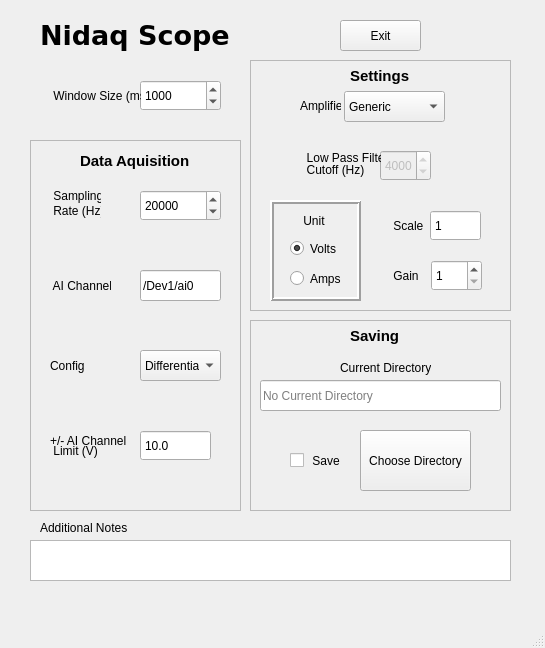
<?xml version="1.0" encoding="UTF-8"?>
<ui version="4.0">
 <class>MainWindow</class>
 <widget class="QMainWindow" name="MainWindow">
  <property name="enabled">
   <bool>true</bool>
  </property>
  <property name="geometry">
   <rect>
    <x>0</x>
    <y>0</y>
    <width>545</width>
    <height>648</height>
   </rect>
  </property>
  <property name="windowTitle">
   <string>MainWindow</string>
  </property>
  <property name="layoutDirection">
   <enum>Qt::LeftToRight</enum>
  </property>
  <widget class="QWidget" name="centralwidget">
   <widget class="QSpinBox" name="rate_spinner">
    <property name="geometry">
     <rect>
      <x>140</x>
      <y>190</y>
      <width>81</width>
      <height>31</height>
     </rect>
    </property>
    <property name="minimum">
     <number>500</number>
    </property>
    <property name="maximum">
     <number>1000000</number>
    </property>
    <property name="singleStep">
     <number>1000</number>
    </property>
    <property name="value">
     <number>20000</number>
    </property>
   </widget>
   <widget class="QLabel" name="label">
    <property name="geometry">
     <rect>
      <x>50</x>
      <y>180</y>
      <width>51</width>
      <height>31</height>
     </rect>
    </property>
    <property name="text">
     <string> Sampling</string>
    </property>
   </widget>
   <widget class="QSpinBox" name="window_size_spinner">
    <property name="geometry">
     <rect>
      <x>140</x>
      <y>80</y>
      <width>81</width>
      <height>31</height>
     </rect>
    </property>
    <property name="minimum">
     <number>100</number>
    </property>
    <property name="maximum">
     <number>10000000</number>
    </property>
    <property name="singleStep">
     <number>100</number>
    </property>
    <property name="value">
     <number>1000</number>
    </property>
   </widget>
   <widget class="QLabel" name="label_2">
    <property name="geometry">
     <rect>
      <x>50</x>
      <y>80</y>
      <width>91</width>
      <height>31</height>
     </rect>
    </property>
    <property name="text">
     <string> Window Size (ms)</string>
    </property>
   </widget>
   <widget class="QLabel" name="label_3">
    <property name="geometry">
     <rect>
      <x>50</x>
      <y>270</y>
      <width>61</width>
      <height>31</height>
     </rect>
    </property>
    <property name="text">
     <string> AI Channel</string>
    </property>
   </widget>
   <widget class="QLabel" name="label_4">
    <property name="geometry">
     <rect>
      <x>340</x>
      <y>360</y>
      <width>91</width>
      <height>16</height>
     </rect>
    </property>
    <property name="text">
     <string>Current Directory</string>
    </property>
   </widget>
   <widget class="QComboBox" name="config_combo">
    <property name="geometry">
     <rect>
      <x>140</x>
      <y>350</y>
      <width>81</width>
      <height>31</height>
     </rect>
    </property>
    <item>
     <property name="text">
      <string>Differential</string>
     </property>
    </item>
    <item>
     <property name="text">
      <string>NRSE</string>
     </property>
    </item>
    <item>
     <property name="text">
      <string>RSE</string>
     </property>
    </item>
   </widget>
   <widget class="QLabel" name="label_5">
    <property name="geometry">
     <rect>
      <x>50</x>
      <y>350</y>
      <width>71</width>
      <height>31</height>
     </rect>
    </property>
    <property name="text">
     <string>Config</string>
    </property>
   </widget>
   <widget class="QFrame" name="frame">
    <property name="geometry">
     <rect>
      <x>270</x>
      <y>200</y>
      <width>91</width>
      <height>101</height>
     </rect>
    </property>
    <property name="autoFillBackground">
     <bool>true</bool>
    </property>
    <property name="frameShape">
     <enum>QFrame::Box</enum>
    </property>
    <property name="frameShadow">
     <enum>QFrame::Raised</enum>
    </property>
    <property name="lineWidth">
     <number>2</number>
    </property>
    <property name="midLineWidth">
     <number>0</number>
    </property>
    <widget class="QLabel" name="label_6">
     <property name="geometry">
      <rect>
       <x>30</x>
       <y>10</y>
       <width>47</width>
       <height>21</height>
      </rect>
     </property>
     <property name="text">
      <string> Unit</string>
     </property>
    </widget>
    <widget class="QRadioButton" name="amps_radio">
     <property name="geometry">
      <rect>
       <x>20</x>
       <y>70</y>
       <width>82</width>
       <height>17</height>
      </rect>
     </property>
     <property name="text">
      <string>Amps</string>
     </property>
     <property name="checked">
      <bool>false</bool>
     </property>
     <property name="autoExclusive">
      <bool>true</bool>
     </property>
    </widget>
    <widget class="QRadioButton" name="volts_radio">
     <property name="geometry">
      <rect>
       <x>20</x>
       <y>40</y>
       <width>82</width>
       <height>17</height>
      </rect>
     </property>
     <property name="text">
      <string>Volts</string>
     </property>
     <property name="checked">
      <bool>true</bool>
     </property>
    </widget>
   </widget>
   <widget class="QLabel" name="label_8">
    <property name="geometry">
     <rect>
      <x>50</x>
      <y>430</y>
      <width>81</width>
      <height>21</height>
     </rect>
    </property>
    <property name="text">
     <string>+/- AI Channel</string>
    </property>
   </widget>
   <widget class="QSpinBox" name="gain_spinner">
    <property name="geometry">
     <rect>
      <x>431</x>
      <y>260</y>
      <width>51</width>
      <height>31</height>
     </rect>
    </property>
    <property name="buttonSymbols">
     <enum>QAbstractSpinBox::UpDownArrows</enum>
    </property>
    <property name="minimum">
     <number>1</number>
    </property>
    <property name="maximum">
     <number>1000000</number>
    </property>
    <property name="value">
     <number>1</number>
    </property>
   </widget>
   <widget class="QTextEdit" name="notes_box">
    <property name="geometry">
     <rect>
      <x>30</x>
      <y>540</y>
      <width>481</width>
      <height>41</height>
     </rect>
    </property>
    <property name="placeholderText" stdset="0">
     <string/>
    </property>
   </widget>
   <widget class="QLabel" name="label_9">
    <property name="geometry">
     <rect>
      <x>390</x>
      <y>210</y>
      <width>47</width>
      <height>31</height>
     </rect>
    </property>
    <property name="text">
     <string> Scale</string>
    </property>
   </widget>
   <widget class="QLabel" name="label_10">
    <property name="geometry">
     <rect>
      <x>390</x>
      <y>260</y>
      <width>47</width>
      <height>31</height>
     </rect>
    </property>
    <property name="text">
     <string> Gain</string>
    </property>
   </widget>
   <widget class="QLabel" name="label_11">
    <property name="geometry">
     <rect>
      <x>40</x>
      <y>520</y>
      <width>101</width>
      <height>16</height>
     </rect>
    </property>
    <property name="text">
     <string>Additional Notes</string>
    </property>
   </widget>
   <widget class="QComboBox" name="amplifier_box">
    <property name="geometry">
     <rect>
      <x>344</x>
      <y>91</y>
      <width>101</width>
      <height>31</height>
     </rect>
    </property>
    <item>
     <property name="text">
      <string>Generic</string>
     </property>
    </item>
    <item>
     <property name="text">
      <string>MultiClamp700</string>
     </property>
    </item>
    <item>
     <property name="text">
      <string>Axopatch200</string>
     </property>
    </item>
   </widget>
   <widget class="QLabel" name="label_7">
    <property name="geometry">
     <rect>
      <x>40</x>
      <y>20</y>
      <width>371</width>
      <height>31</height>
     </rect>
    </property>
    <property name="font">
     <font>
      <family>Verdana</family>
      <pointsize>20</pointsize>
      <weight>75</weight>
      <bold>true</bold>
     </font>
    </property>
    <property name="text">
     <string>Nidaq Scope</string>
    </property>
   </widget>
   <widget class="QLabel" name="label_13">
    <property name="geometry">
     <rect>
      <x>300</x>
      <y>90</y>
      <width>41</width>
      <height>31</height>
     </rect>
    </property>
    <property name="text">
     <string>Amplifier</string>
    </property>
   </widget>
   <widget class="QSpinBox" name="fc_box">
    <property name="enabled">
     <bool>false</bool>
    </property>
    <property name="geometry">
     <rect>
      <x>380</x>
      <y>150</y>
      <width>51</width>
      <height>31</height>
     </rect>
    </property>
    <property name="maximum">
     <number>100000</number>
    </property>
    <property name="singleStep">
     <number>1000</number>
    </property>
    <property name="value">
     <number>4000</number>
    </property>
   </widget>
   <widget class="QLabel" name="label_14">
    <property name="enabled">
     <bool>true</bool>
    </property>
    <property name="geometry">
     <rect>
      <x>300</x>
      <y>150</y>
      <width>81</width>
      <height>16</height>
     </rect>
    </property>
    <property name="text">
     <string>  Low Pass Filter</string>
    </property>
   </widget>
   <widget class="QLabel" name="label_15">
    <property name="enabled">
     <bool>true</bool>
    </property>
    <property name="geometry">
     <rect>
      <x>300</x>
      <y>160</y>
      <width>81</width>
      <height>20</height>
     </rect>
    </property>
    <property name="text">
     <string>  Cutoff (Hz)</string>
    </property>
   </widget>
   <widget class="QLineEdit" name="current_directory">
    <property name="geometry">
     <rect>
      <x>260</x>
      <y>380</y>
      <width>241</width>
      <height>31</height>
     </rect>
    </property>
    <property name="readOnly">
     <bool>true</bool>
    </property>
    <property name="placeholderText">
     <string>No Current Directory</string>
    </property>
   </widget>
   <widget class="QLineEdit" name="ai_channel_box">
    <property name="geometry">
     <rect>
      <x>140</x>
      <y>270</y>
      <width>81</width>
      <height>31</height>
     </rect>
    </property>
    <property name="text">
     <string>/Dev1/ai0</string>
    </property>
   </widget>
   <widget class="QFrame" name="frame_3">
    <property name="geometry">
     <rect>
      <x>250</x>
      <y>60</y>
      <width>261</width>
      <height>251</height>
     </rect>
    </property>
    <property name="frameShape">
     <enum>QFrame::StyledPanel</enum>
    </property>
    <property name="frameShadow">
     <enum>QFrame::Sunken</enum>
    </property>
    <widget class="QLabel" name="label_19">
     <property name="geometry">
      <rect>
       <x>100</x>
       <y>0</y>
       <width>161</width>
       <height>31</height>
      </rect>
     </property>
     <property name="font">
      <font>
       <pointsize>11</pointsize>
       <weight>75</weight>
       <bold>true</bold>
      </font>
     </property>
     <property name="text">
      <string>Settings</string>
     </property>
    </widget>
   </widget>
   <widget class="QFrame" name="frame_4">
    <property name="geometry">
     <rect>
      <x>250</x>
      <y>320</y>
      <width>261</width>
      <height>191</height>
     </rect>
    </property>
    <property name="frameShape">
     <enum>QFrame::StyledPanel</enum>
    </property>
    <property name="frameShadow">
     <enum>QFrame::Sunken</enum>
    </property>
    <widget class="QCheckBox" name="save_check">
     <property name="geometry">
      <rect>
       <x>40</x>
       <y>130</y>
       <width>81</width>
       <height>21</height>
      </rect>
     </property>
     <property name="text">
      <string> Save</string>
     </property>
     <property name="iconSize">
      <size>
       <width>32</width>
       <height>32</height>
      </size>
     </property>
    </widget>
    <widget class="QPushButton" name="directory_button">
     <property name="geometry">
      <rect>
       <x>110</x>
       <y>110</y>
       <width>111</width>
       <height>61</height>
      </rect>
     </property>
     <property name="text">
      <string>Choose Directory</string>
     </property>
    </widget>
    <widget class="QLabel" name="label_12">
     <property name="geometry">
      <rect>
       <x>100</x>
       <y>0</y>
       <width>101</width>
       <height>31</height>
      </rect>
     </property>
     <property name="font">
      <font>
       <pointsize>11</pointsize>
       <weight>75</weight>
       <bold>true</bold>
      </font>
     </property>
     <property name="text">
      <string>Saving</string>
     </property>
    </widget>
    <zorder>frame_2</zorder>
    <zorder>frame_2</zorder>
    <zorder>save_check</zorder>
    <zorder>directory_button</zorder>
    <zorder>label_12</zorder>
   </widget>
   <widget class="QFrame" name="frame_5">
    <property name="geometry">
     <rect>
      <x>30</x>
      <y>140</y>
      <width>211</width>
      <height>371</height>
     </rect>
    </property>
    <property name="frameShape">
     <enum>QFrame::StyledPanel</enum>
    </property>
    <property name="frameShadow">
     <enum>QFrame::Sunken</enum>
    </property>
    <widget class="QLabel" name="label_16">
     <property name="geometry">
      <rect>
       <x>20</x>
       <y>300</y>
       <width>61</width>
       <height>21</height>
      </rect>
     </property>
     <property name="text">
      <string> Limit (V)</string>
     </property>
    </widget>
    <widget class="QLabel" name="label_17">
     <property name="geometry">
      <rect>
       <x>20</x>
       <y>60</y>
       <width>51</width>
       <height>21</height>
      </rect>
     </property>
     <property name="text">
      <string> Rate (Hz)</string>
     </property>
    </widget>
    <widget class="QDoubleSpinBox" name="ai_limit_box">
     <property name="geometry">
      <rect>
       <x>110</x>
       <y>290</y>
       <width>71</width>
       <height>31</height>
      </rect>
     </property>
     <property name="buttonSymbols">
      <enum>QAbstractSpinBox::NoButtons</enum>
     </property>
     <property name="decimals">
      <number>1</number>
     </property>
     <property name="minimum">
      <double>0.100000000000000</double>
     </property>
     <property name="value">
      <double>10.000000000000000</double>
     </property>
    </widget>
    <widget class="QLabel" name="label_18">
     <property name="geometry">
      <rect>
       <x>50</x>
       <y>10</y>
       <width>131</width>
       <height>21</height>
      </rect>
     </property>
     <property name="font">
      <font>
       <pointsize>11</pointsize>
       <weight>75</weight>
       <bold>true</bold>
      </font>
     </property>
     <property name="text">
      <string>Data Aquisition</string>
     </property>
    </widget>
   </widget>
   <widget class="QSpinBox" name="scale_box">
    <property name="geometry">
     <rect>
      <x>430</x>
      <y>210</y>
      <width>51</width>
      <height>31</height>
     </rect>
    </property>
    <property name="buttonSymbols">
     <enum>QAbstractSpinBox::NoButtons</enum>
    </property>
    <property name="minimum">
     <number>1</number>
    </property>
    <property name="maximum">
     <number>1000000</number>
    </property>
    <property name="value">
     <number>1</number>
    </property>
   </widget>
   <widget class="QPushButton" name="excecute_button">
    <property name="geometry">
     <rect>
      <x>340</x>
      <y>20</y>
      <width>81</width>
      <height>31</height>
     </rect>
    </property>
    <property name="text">
     <string>Exit</string>
    </property>
   </widget>
   <zorder>frame_4</zorder>
   <zorder>frame_5</zorder>
   <zorder>frame_3</zorder>
   <zorder>rate_spinner</zorder>
   <zorder>label</zorder>
   <zorder>window_size_spinner</zorder>
   <zorder>label_2</zorder>
   <zorder>label_3</zorder>
   <zorder>label_4</zorder>
   <zorder>config_combo</zorder>
   <zorder>label_5</zorder>
   <zorder>frame</zorder>
   <zorder>label_8</zorder>
   <zorder>gain_spinner</zorder>
   <zorder>notes_box</zorder>
   <zorder>label_9</zorder>
   <zorder>label_10</zorder>
   <zorder>label_11</zorder>
   <zorder>amplifier_box</zorder>
   <zorder>label_7</zorder>
   <zorder>label_13</zorder>
   <zorder>fc_box</zorder>
   <zorder>label_14</zorder>
   <zorder>label_15</zorder>
   <zorder>current_directory</zorder>
   <zorder>ai_channel_box</zorder>
   <zorder>scale_box</zorder>
   <zorder>excecute_button</zorder>
  </widget>
  <widget class="QMenuBar" name="menubar">
   <property name="geometry">
    <rect>
     <x>0</x>
     <y>0</y>
     <width>545</width>
     <height>21</height>
    </rect>
   </property>
  </widget>
  <widget class="QStatusBar" name="statusbar"/>
 </widget>
 <resources/>
 <connections/>
</ui>
